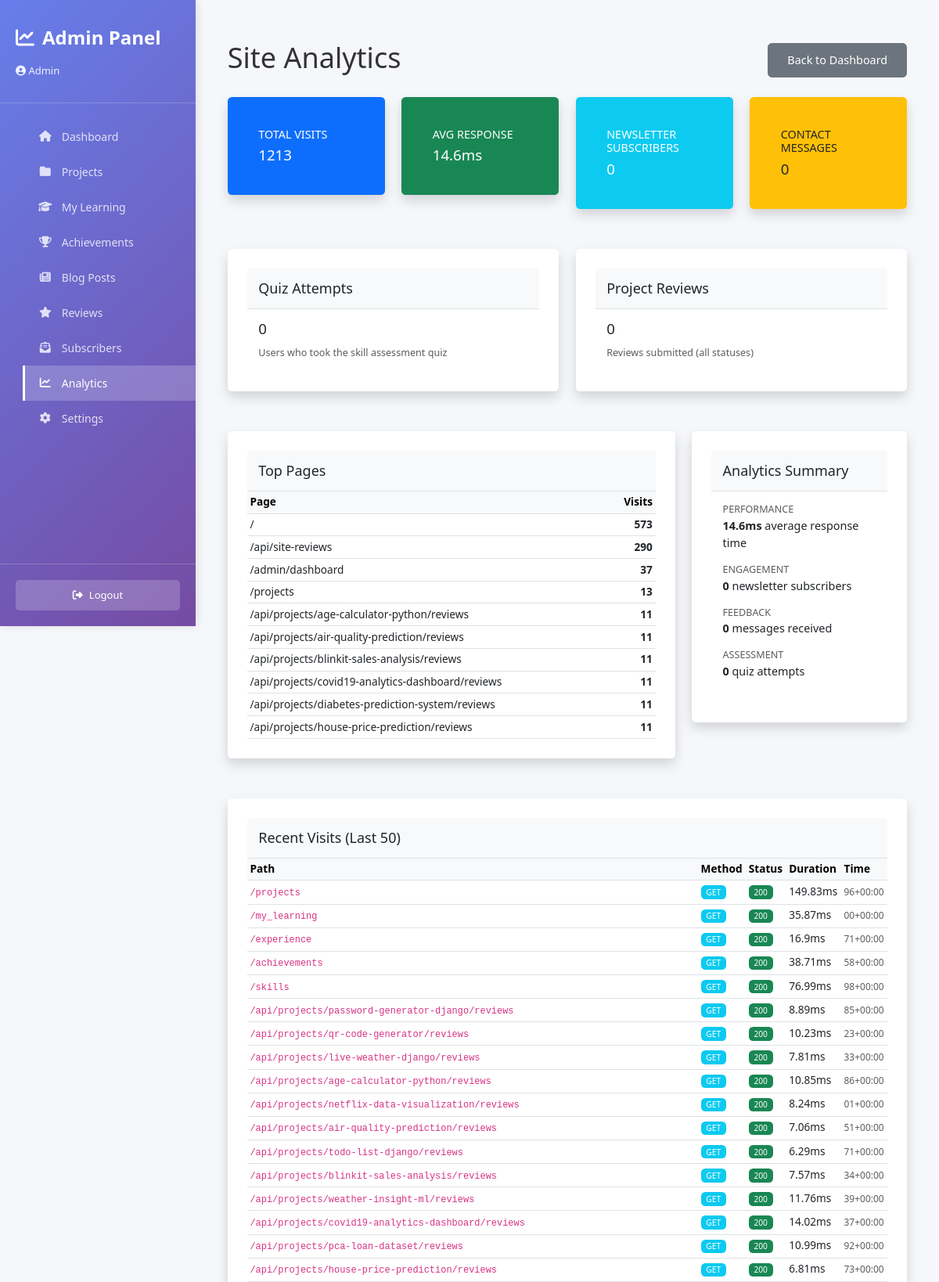
The page /admin/analytics (signed in, upper part) on the database its author committed.
### tables this page shows
CREATE TABLE page_visits (
    id INTEGER PRIMARY KEY AUTOINCREMENT,
    path TEXT NOT NULL,
    method TEXT NOT NULL,
    status_code INTEGER,
    duration_ms REAL,
    user_agent TEXT,
    visited_at TEXT NOT NULL
);

### app/admin/admin_routes.py (the view)
@admin_bp.route('/analytics')
@login_required
def analytics():
    conn = db.get_connection()
    total_visits = conn.execute("SELECT COUNT(*) c FROM page_visits").fetchone()["c"]
    avg_duration = conn.execute("SELECT AVG(duration_ms) a FROM page_visits").fetchone()["a"] or 0
    top_pages = conn.execute(
        "SELECT path, COUNT(*) c FROM page_visits GROUP BY path ORDER BY c DESC LIMIT 10"
    ).fetchall()
    subscribers = conn.execute("SELECT COUNT(*) c FROM newsletter_subscribers").fetchone()["c"]
    messages = conn.execute("SELECT COUNT(*) c FROM contact_messages").fetchone()["c"]
    reviews = conn.execute("SELECT COUNT(*) c FROM project_reviews").fetchone()["c"]
    quiz_attempts = conn.execute("SELECT COUNT(*) c FROM quiz_results").fetchone()["c"]
    recent_visits = conn.execute(
        "SELECT path, method, status_code, duration_ms, visited_at FROM page_visits "
        "ORDER BY id DESC LIMIT 50"
    ).fetchall()
    conn.close()
    analytics_data = {
        "total_visits": total_visits,
        "avg_response_ms": round(avg_duration, 1),
        "top_pages": [dict(r) for r in top_pages],
        "newsletter_subscribers": subscribers,
        "contact_messages": messages,
        "project_reviews": reviews,
        "quiz_attempts": quiz_attempts,
        "recent_visits": [dict(r) for r in recent_visits],
    }
    return render_template('admin_analytics.html', analytics=analytics_data)

### app/admin/admin_auth.py (called while the page is built)
def login_required(f):
    @wraps(f)
    def decorated_function(*args, **kwargs):
        if 'admin_logged_in' not in session:
            return redirect(url_for('admin.login'))
        return f(*args, **kwargs)
    return decorated_function

### app/core/db.py (called while the page is built)
def get_connection():
    os.makedirs(DATA_DIR, exist_ok=True)
    conn = sqlite3.connect(DB_PATH)
    conn.row_factory = sqlite3.Row
    conn.execute("PRAGMA foreign_keys = ON")
    conn.execute("PRAGMA journal_mode = WAL")
    conn.execute("PRAGMA synchronous = NORMAL")
    return conn

def now_iso():
    return datetime.now(timezone.utc).isoformat()

### flask_app.py (called while the page is built)
@app.context_processor
def inject_seo_globals():
    return {
        "site_url": SITE_URL.rstrip('/'),
        "google_site_verification": GOOGLE_SITE_VERIFICATION,
    }

@app.after_request
def add_security_headers(response):
    response.headers["X-Content-Type-Options"] = "nosniff"
    response.headers["X-Frame-Options"] = "DENY"
    response.headers["X-XSS-Protection"] = "1; mode=block"
    response.headers["Referrer-Policy"] = "strict-origin-when-cross-origin"
    response.headers["Content-Security-Policy"] = (
        "default-src 'self'; "
        "img-src 'self' data: https:; "
        "style-src 'self' 'unsafe-inline' https:; "
        "script-src 'self' 'unsafe-inline' https:; "
        "connect-src 'self' https:; "
        "font-src 'self' https: data:;"
    )
    return response

@app.after_request
def set_cache_headers(response):
    if request.path.startswith('/static/'):
        response.headers['Cache-Control'] = 'public, max-age=2592000'  # 30 days for static
    else:
        response.headers['Cache-Control'] = 'public, max-age=300'  # 5 min for HTML
    return response

@app.before_request
def _start_timer():
    request._start_time = time.time()

### templates/admin_analytics.html (shortened to what this page needs)
{% extends "admin_base.html" %}
{% block content %}
<div class="container-fluid py-4">
    <div class="d-flex justify-content-between align-items-center mb-4">
        <h1 class="h2">Site Analytics</h1>
        <a href="{{ url_for('admin.dashboard') }}" class="btn btn-secondary">Back to Dashboard</a>
    </div>
    <div class="row mb-4">
        <div class="col-md-3">
            <div class="card bg-primary text-white">
                <div class="card-body">
                    <h6 class="card-title text-uppercase">Total Visits</h6>
                    <h3 class="card-text">{{ analytics.total_visits }}</h3>
                </div>
            </div>
        </div>
        <div class="col-md-3">
            <div class="card bg-success text-white">
                <div class="card-body">
                    <h6 class="card-title text-uppercase">Avg Response</h6>
                    <h3 class="card-text">{{ analytics.avg_response_ms }}ms</h3>
                </div>
            </div>
        </div>
        <div class="col-md-3">
            <div class="card bg-info text-white">
                <div class="card-body">
                    <h6 class="card-title text-uppercase">Newsletter Subscribers</h6>
                    <h3 class="card-text">{{ analytics.newsletter_subscribers }}</h3>
                </div>
            </div>
        </div>
        <div class="col-md-3">
            <div class="card bg-warning text-dark">
                <div class="card-body">
                    <h6 class="card-title text-uppercase">Contact Messages</h6>
                    <h3 class="card-text">{{ analytics.contact_messages }}</h3>
                </div>
            </div>
        </div>
    </div>
    <div class="row mb-4">
        <div class="col-md-6">
            <div class="card">
                <div class="card-header">
                    <h5 class="card-title mb-0">Quiz Attempts</h5>
                </div>
                <div class="card-body">
                    <h3>{{ analytics.quiz_attempts }}</h3>
                    <small class="text-muted">Users who took the skill assessment quiz</small>
                </div>
            </div>
        </div>
        <div class="col-md-6">
            <div class="card">
                <div class="card-header">
                    <h5 class="card-title mb-0">Project Reviews</h5>
                </div>
                <div class="card-body">
                    <h3>{{ analytics.project_reviews }}</h3>
                    <small class="text-muted">Reviews submitted (all statuses)</small>
                </div>
            </div>
        </div>
    </div>
    <div class="row">
        <div class="col-lg-8">
            <div class="card">
                <div class="card-header">
                    <h5 class="card-title mb-0">Top Pages</h5>
                </div>
                <div class="table-responsive">
                    <table class="table table-sm mb-0">
                        <thead class="table-light">
                            <tr>
                                <th>Page</th>
                                <th class="text-end">Visits</th>
                            </tr>
                        </thead>
                        <tbody>
                            {% for page in analytics.top_pages %}
                            <tr>
                                <td>{{ page.path }}</td>
                                <td class="text-end"><strong>{{ page.c }}</strong></td>
                            </tr>
                            {% endfor %}
                        </tbody>
                    </table>
                </div>
            </div>
        </div>
        <div class="col-lg-4">
            <div class="card">
                <div class="card-header">
                    <h5 class="card-title mb-0">Analytics Summary</h5>
                </div>
                <div class="card-body">
                    <ul class="list-unstyled">
                        <li class="mb-3">
                            <span class="d-block text-muted small text-uppercase">Performance</span>
                            <strong>{{ analytics.avg_response_ms }}ms</strong> average response time
                        </li>
                        <li class="mb-3">
                            <span class="d-block text-muted small text-uppercase">Engagement</span>
                            <strong>{{ analytics.newsletter_subscribers }}</strong> newsletter subscribers
                        </li>
                        <li class="mb-3">
                            <span class="d-block text-muted small text-uppercase">Feedback</span>
                            <strong>{{ analytics.contact_messages }}</strong> messages received
                        </li>
                        <li>
                            <span class="d-block text-muted small text-uppercase">Assessment</span>
                            <strong>{{ analytics.quiz_attempts }}</strong> quiz attempts
                        </li>
                    </ul>
                </div>
            </div>
        </div>
    </div>
    <div class="row mt-4">
        <div class="col-12">
            <div class="card">
                <div class="card-header">
                    <h5 class="card-title mb-0">Recent Visits (Last 50)</h5>
                </div>
                <div class="table-responsive">
                    <table class="table table-hover table-sm mb-0">
                        <thead class="table-light">
                            <tr>
                                <th>Path</th>
                                <th>Method</th>
                                <th>Status</th>
                                <th>Duration</th>
                                <th>Time</th>
                            </tr>
                        </thead>
                        <tbody>
                            {% for visit in analytics.recent_visits %}
                            <tr>
                                <td><code class="small">{{ visit.path }}</code></td>
                                <td>
                                    <span class="badge bg-info">{{ visit.method }}</span>
                                </td>
                                <td>
                                    {% if visit.status_code < 300 %}
                                        <span class="badge bg-success">{{ visit.status_code }}</span>
                                    {% elif visit.status_code < 400 %}
                                        <span class="badge bg-info">{{ visit.status_code }}</span>
                                    {% elif visit.status_code < 500 %}
                                        <span class="badge bg-warning">{{ visit.status_code }}</span>
                                    {% else %}
                                        <span class="badge bg-danger">{{ visit.status_code }}</span>
                                    {% endif %}
                                </td>
                                <td>{{ visit.duration_ms }}ms</td>
                                <td><small class="text-muted">{{ visit.visited_at[-8:] }}</small></td>
                            </tr>
                            {% endfor %}
                        </tbody>
                    </table>
                </div>
            </div>
        </div>
    </div>
</div>
{% endblock %}

### static/css/admin-responsive.css (style rules this page uses)
@media (min-width: 1025px) { html { font-size: 90%; } }
@media (min-width: 1025px) { h1 { font-size: 2.5rem !important; } }
@media (min-width: 1025px) { h3 { font-size: 1.3rem !important; } }
@media (min-width: 1025px) { .btn { width: auto !important; padding: 10px 24px !important; } }
@media (min-width: 1025px) { table { font-size: 0.95rem !important; } }
@media (min-width: 1025px) { table thead { display: table-header-group !important; } }
@media (min-width: 1025px) { table tbody tr { display: table-row !important; } }
@media (min-width: 1025px) { .card, .content-section { padding: 25px !important; margin-bottom: 30px !important; } }

### templates/admin_base.html (style rules this page uses)
* { margin: 0; padding: 0; box-sizing: border-box; }
body { font-family: 'Segoe UI', Tahoma, Geneva, Verdana, sans-serif; background: #f5f7fa; color: #333; }

### templates/admin_analytics.html (style rules this page uses)
.card { border: none; box-shadow: 0 0.5rem 1rem rgba(0, 0, 0, 0.15); }
.card-header { background: #f8f9fa; border-bottom: 1px solid #dee2e6; padding: 1rem; }
.badge { padding: 0.35em 0.65em; font-weight: 500; }

### rows shown on the page
page_visits: path "/projects", method "GET", status_code "200", duration_ms "149.83", visited_at "96+00:00"
page_visits: path "/my_learning", method "GET", status_code "200", duration_ms "35.87", visited_at "00+00:00"
page_visits: path "/experience", method "GET", status_code "200", duration_ms "16.9", visited_at "71+00:00"
page_visits: path "/achievements", method "GET", status_code "200", duration_ms "38.71", visited_at "58+00:00"
page_visits: path "/skills", method "GET", status_code "200", duration_ms "76.99", visited_at "98+00:00"
page_visits: path "/api/projects/password-generator-django/reviews", method "GET", status_code "200", duration_ms "8.89", visited_at "85+00:00"
page_visits: path "/api/projects/qr-code-generator/reviews", method "GET", status_code "200", duration_ms "10.23", visited_at "23+00:00"
page_visits: path "/api/projects/live-weather-django/reviews", method "GET", status_code "200", duration_ms "7.81", visited_at "33+00:00"
page_visits: path "/api/projects/age-calculator-python/reviews", method "GET", status_code "200", duration_ms "10.85", visited_at "86+00:00"
page_visits: path "/api/projects/netflix-data-visualization/reviews", method "GET", status_code "200", duration_ms "8.24", visited_at "01+00:00"
page_visits: path "/api/projects/air-quality-prediction/reviews", method "GET", status_code "200", duration_ms "7.06", visited_at "51+00:00"
page_visits: path "/api/projects/todo-list-django/reviews", method "GET", status_code "200", duration_ms "6.29", visited_at "71+00:00"
page_visits: path "/api/projects/blinkit-sales-analysis/reviews", method "GET", status_code "200", duration_ms "7.57", visited_at "34+00:00"
page_visits: path "/api/projects/weather-insight-ml/reviews", method "GET", status_code "200", duration_ms "11.76", visited_at "39+00:00"
page_visits: path "/api/projects/covid19-analytics-dashboard/reviews", method "GET", status_code "200", duration_ms "14.02", visited_at "37+00:00"
page_visits: path "/api/projects/pca-loan-dataset/reviews", method "GET", status_code "200", duration_ms "10.99", visited_at "92+00:00"
page_visits: path "/api/projects/house-price-prediction/reviews", method "GET", status_code "200", duration_ms "6.81", visited_at "73+00:00"

### other values the page prints
{{ session.get('admin_email', 'Admin') }} "Admin"
{{ analytics.total_visits }} "1213"
{{ analytics.avg_response_ms }} "14.6"
{{ analytics.newsletter_subscribers }} "0"
{{ analytics.contact_messages }} "0"
{{ analytics.quiz_attempts }} "0"
{{ analytics.project_reviews }} "0"
{{ page.path }} "/" "/api/site-reviews" "/admin/dashboard" "/projects" "/api/projects/age-calculator-python/reviews" "/api/projects/air-quality-prediction/reviews" "/api/projects/blinkit-sales-analysis/reviews" "/api/projects/covid19-analytics-dashboard/reviews" "/api/projects/diabetes-prediction-system/reviews" "/api/projects/house-price-prediction/reviews"
{{ page.c }} "573" "290" "37" "13" "11" "11" "11" "11" "11" "11"
